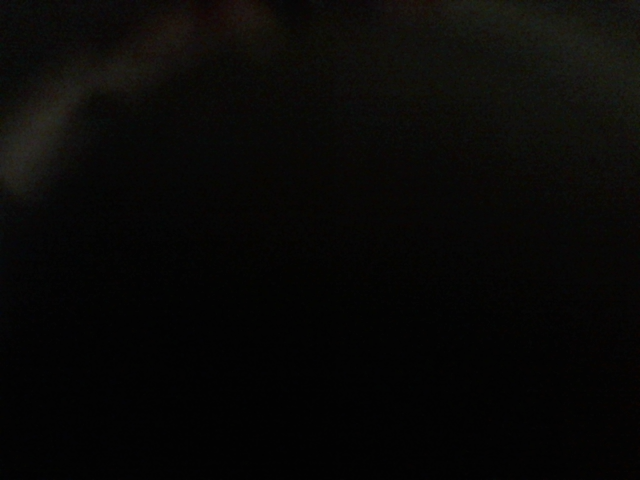
#> input picture codes/M3/Front-End_Web_Development/mysite2/upload/download.jpg, 640 x 480 px, found by its file name
$ jupyter execute --allow-errors Trying_to_improve_model_using_L2_regularization.ipynb   (shell and % lines are left out)
#> lines starting #> are read from the running program, lines starting #| are printed output that depends on the picture
[cell 1]

api_token = {"username":"david123web","key":"ff634a92806dd060d9cda9630b0a75ed"}

import json

with open('/root/.kaggle/kaggle.json', 'w') as file:
    json.dump(api_token, file)

[cell 2]
import pandas as pd
import numpy as np
import cv2
import matplotlib.pyplot as plt

[cell 3]
class dataset_provider(object):
    def __init__(self, dataset_name, image_size):
        self.dataset_name = dataset_name
        self.image_size = image_size
        self.dataset_path = '/content/dataset/fer2013/fer2013.csv'

    def dataset_initializer(self):
        data = pd.read_csv(self.dataset_path)
        pixels = data['pixels'].tolist()
        width = 48
        height = 48
        faces = []
        for pixel_sequence in pixels:
            face = [int(pixel) for pixel in pixel_sequence.split(' ')]
            face = np.asarray(face).reshape(width, height)
            face = cv2.resize(face.astype('uint8'), self.image_size)
            faces.append(face.astype('float32'))
        faces = np.asarray(faces)
        faces = np.expand_dims(faces, -1)
        emotions = pd.get_dummies(data['emotion']).values
        return faces, emotions

def get_labels(dataset_name):
    if dataset_name == 'fer2013':
        return {0: 'angry', 1: 'disgust', 2: 'fear', 3: 'happy', 4: 'sad', 5: 'surprise', 6: 'neutral'}
    else:
        raise Exception('Invalid args: Wrong dataset name.')


def get_class_to_arg(dataset_name):
    if dataset_name == 'fer2013':
        return {'angry': 0, 'disgust': 1, 'fear': 2, 'happy': 3, 'sad': 4, 'surprise': 5, 'neutral': 6}
    else:
        raise Exception('Invalid args: Wrong dataset name.')


def pre_process(x, _is=True):
    x = x.astype('float32')
    x = x / 255.0
    if _is:
        x = x - 0.5
        x = x * 2.0
    return x

#> (a cell that did not finish here is left out)

[cell 5]
get_labels('fer2013')

#> (a cell that did not finish here is left out)

#> (a cell that did not finish here is left out)

[cell 8]
input_shape = (64, 64, 1)
dataset = dataset_provider('fer2013', image_size=input_shape[:2])
#> (the rest of this cell did not finish here and is left out)

#> (a cell that did not finish here is left out)

#> (a cell that did not finish here is left out)

#> (a cell that did not finish here is left out)

[cell 12]
from keras.layers import Activation, Convolution2D, Dropout, Conv2D
from keras.layers import AveragePooling2D, BatchNormalization
from keras.layers import GlobalAveragePooling2D
from keras.models import Sequential
from keras.layers import Flatten
from keras.models import Model
from keras.layers import Input
from keras.layers import MaxPooling2D
from keras.layers import SeparableConv2D
from keras import layers
from keras.regularizers import l2
import keras
from keras.preprocessing import image

[cell 13]
def emotion_model(input_shape, classes_no):
  input_data = keras.layers.Input(input_shape)
  model = keras.layers.Convolution2D(8,(3,3))(input_data)
  model = keras.layers.BatchNormalization()(model)
  model = keras.layers.Activation('relu')(model)
  my_filters = [16,64,256,512]
  for filter in my_filters:
    model = keras.layers.Convolution2D(filter,(3,3),padding='same', kernel_regularizer=l2(4e-5))(model)
    model = keras.layers.BatchNormalization()(model)
    model = keras.layers.Activation('relu')(model)
    model = keras.layers.Convolution2D(filter,(3,3),padding='same',kernel_regularizer=l2(4e-5))(model)
    model = keras.layers.BatchNormalization()(model)
    model = keras.layers.MaxPooling2D(pool_size=(2,2), padding='same')(model)
    model = keras.layers.Activation('relu')(model)
  model = keras.layers.Convolution2D(classes_no,(3,3),padding='same', kernel_regularizer=l2(4e-5))(model)
  model = keras.layers.GlobalMaxPooling2D()(model)
  ret_model = keras.models.Model(input_data, keras.layers.Activation('softmax',name='predictions')(model))
  return ret_model

[cell 14]
from keras.callbacks import EarlyStopping
from keras.callbacks import ReduceLROnPlateau
from keras.preprocessing.image import ImageDataGenerator


input_shape = (64,64,1)
classes_no = 7
batch_no=32

#callbacks
#> (the rest of this cell did not finish here and is left out)

[cell 15]
from keras.models import model_from_json
# serialize model to JSON
#> (the rest of this cell did not finish here and is left out)

#> (a cell that did not finish here is left out)

[cell 17]
def detect_face(cascade, pic, scaleFactor=1.3):
  #incase we change the original one
  img=pic.copy()
  img = cv2.resize(img, (600,500))
  #convert image into gray scale as opencv face detector expects gray images
  gray_image=cv2.cvtColor(img, cv2.COLOR_BGR2GRAY)


  #use haar classifier to detect faces
  face_box=cascade.detectMultiScale(gray_image, scaleFactor=scaleFactor, minNeighbors=5)

  cropped=[]
  xs=[]
  ys=[]
  for(x,y,w,h) in face_box:
    cv2.rectangle(img, (x,y), (x+w, y+h+10), (0,255,0), 2)
    #crop the boxed face
    gray_frame=gray_image[y:y+h,x:x+w]
    cropped_img = cv2.resize(gray_frame, (48,48))
    cropped_img = image.img_to_array(cropped_img)
    cropped_img = cv2.resize(cropped_img.astype('uint8'), (64,64))
    cropped_img = cropped_img.astype('float32')
    cropped_img = ((cropped_img / 255.0) - 0.5) * 2.0
    cropped_img = np.expand_dims(cropped_img, 0)
    cropped_img = np.expand_dims(cropped_img,-1)
    cropped.append(cropped_img)
    xs.append(x)
    ys.append(y)


  return xs, ys, img, cropped

[cell 18]
emotion_lib = {0: "Angry", 1: "Disgusted", 2: "Fearful", 3: "Happy", 4: "Neutral", 5: "Sad", 6: "Surprised"}
test_image=cv2.imread('/content/happy.jpg')

[cell 19]
cascade = cv2.CascadeClassifier(cv2.data.haarcascades + 'haarcascade_frontalface_default.xml')

#> (a cell that did not finish here is left out)

[cell 21]
j=0
#> (the rest of this cell did not finish here and is left out)

[cell 22]
test_image=cv2.imread('/content/download.jpg')
#> test_image is the input picture: shape (480, 640, 3); mean B, G, R 6.7, 8.1, 8.6
cascade = cv2.CascadeClassifier(cv2.data.haarcascades + 'haarcascade_frontalface_default.xml')
x, y, face, crop=detect_face(cascade, test_image)
#> call 2 of detect_face, with scaleFactor = 1.3
#> in detect_face (call 2), `img = cv2.resize(img, (600,500))`:
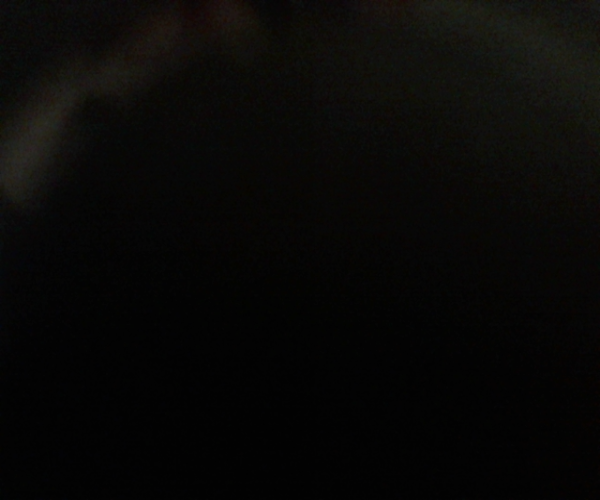
#> img: shape (500, 600, 3); mean B, G, R 6.6, 8, 8.6
#> in detect_face (call 2), `face_box=cascade.detectMultiScale(gray_image, scaleFactor=scaleFactor,..`: face_box = ()
#> after the loop in detect_face (call 2), `for(x,y,w,h) in face_box:`: cropped = []
#> x = []; y = []; crop = []
j=0
for i in crop:
  emotion_pred=int(np.argmax(loaded_model.predict(i)))
  cv2.putText (face, emotion_lib[emotion_pred], (x[j], y[j]), cv2.FONT_HERSHEY_SIMPLEX, 1, (255, 255, 255), 2, cv2.LINE_AA)
  j+=1
#> this loop made 0 passes
#> after the loop, j = 0

plt.imshow(cv2.cvtColor(face, cv2.COLOR_BGR2RGB))

[cell 23]
test_image=cv2.imread('/content/disgusted.jpg')
cascade = cv2.CascadeClassifier(cv2.data.haarcascades + 'haarcascade_frontalface_default.xml')
#> (the rest of this cell did not finish here and is left out)
